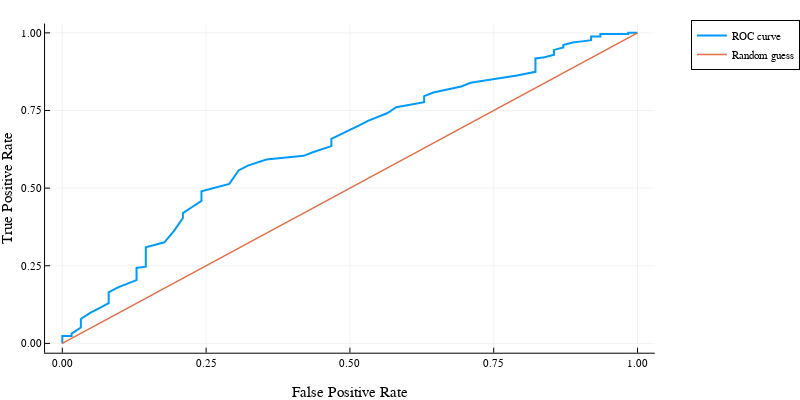

Here is the notebook cell this chart was saved with:
### Code cell
plot(fallout_1,recall_1, legendposition=:outertopright, label = "ROC curve", lw = 2)
plot!(0:0.005:1,0:0.005:1, label = "Random guess", size = (800,400), lw = 1.5, xlabel = "False Positive Rate",
        ylabel = "True Positive Rate")

### Figure 1 — Plotly figure (JSON) as saved in the notebook; plotly's stock layout.template omitted (floating-point values rounded to 4 significant figures; data arrays with more than 128 entries replaced by an {"elided": "..."} marker saying what was removed)
{"data": [{"colorbar": {"len": 0.9143, "title": "", "x": 0.9951, "y": 0.533}, "legendgroup": "ROC curve", "line": {"color": "rgba(0, 154, 250, 1.000)", "dash": "solid", "shape": "linear", "width": 2}, "mode": "lines", "name": "ROC curve", "showlegend": true, "type": "scatter", "x": {"elided": "201 float values"}, "xaxis": "x", "y": {"elided": "201 float values"}, "yaxis": "y", "zmax": null, "zmin": null}, {"colorbar": {"len": 0.9143, "title": "", "x": 0.9951, "y": 0.533}, "legendgroup": "Random guess", "line": {"color": "rgba(227, 111, 71, 1.000)", "dash": "solid", "shape": "linear", "width": 1.5}, "mode": "lines", "name": "Random guess", "showlegend": true, "type": "scatter", "x": {"elided": "201 float values"}, "xaxis": "x", "y": {"elided": "201 float values"}, "yaxis": "y", "zmax": null, "zmin": null}], "layout": {"annotations": [], "height": 400, "legend": {"bgcolor": "rgba(255, 255, 255, 1.000)", "bordercolor": "rgba(0, 0, 0, 1.000)", "borderwidth": 1, "font": {"color": "rgba(0, 0, 0, 1.000)", "family": "sans-serif", "size": 11}, "title": {"font": {"color": "rgba(0, 0, 0, 1.000)", "family": "sans-serif", "size": 15}, "text": ""}, "tracegroupgap": 0, "traceorder": "normal", "x": 1.05, "xanchor": "upper", "y": 1, "yanchor": "right"}, "margin": {"b": 20, "l": 0, "r": 0, "t": 20}, "paper_bgcolor": "rgba(255, 255, 255, 1.000)", "plot_bgcolor": "rgba(255, 255, 255, 1.000)", "showlegend": true, "width": 800, "xaxis": {"anchor": "y", "domain": [0.06846, 0.9951], "gridcolor": "rgba(0, 0, 0, 0.100)", "gridwidth": 0.5, "linecolor": "rgba(0, 0, 0, 1.000)", "mirror": false, "range": [-0.03, 1.03], "showgrid": true, "showline": true, "showticklabels": true, "tickangle": 0, "tickcolor": "rgb(0, 0, 0)", "tickfont": {"color": "rgba(0, 0, 0, 1.000)", "family": "sans-serif", "size": 11}, "tickmode": "array", "ticks": "inside", "ticktext": ["0.00", "0.25", "0.50", "0.75", "1.00"], "tickvals": [0, 0.25, 0.5, 0.75, 1], "title": "False Positive Rate", "titlefont": {"color": "rgba(0, 0, 0, 1.000)", "family": "sans-serif", "size": 15}, "type": "-", "visible": true, "zeroline": false, "zerolinecolor": "rgba(0, 0, 0, 1.000)"}, "yaxis": {"anchor": "x", "domain": [0.07581, 0.9902], "gridcolor": "rgba(0, 0, 0, 0.100)", "gridwidth": 0.5, "linecolor": "rgba(0, 0, 0, 1.000)", "mirror": false, "range": [-0.03, 1.03], "showgrid": true, "showline": true, "showticklabels": true, "tickangle": 0, "tickcolor": "rgb(0, 0, 0)", "tickfont": {"color": "rgba(0, 0, 0, 1.000)", "family": "sans-serif", "size": 11}, "tickmode": "array", "ticks": "inside", "ticktext": ["0.00", "0.25", "0.50", "0.75", "1.00"], "tickvals": [0, 0.25, 0.5, 0.75, 1], "title": "True Positive Rate", "titlefont": {"color": "rgba(0, 0, 0, 1.000)", "family": "sans-serif", "size": 15}, "type": "-", "visible": true, "zeroline": false, "zerolinecolor": "rgba(0, 0, 0, 1.000)"}}}
